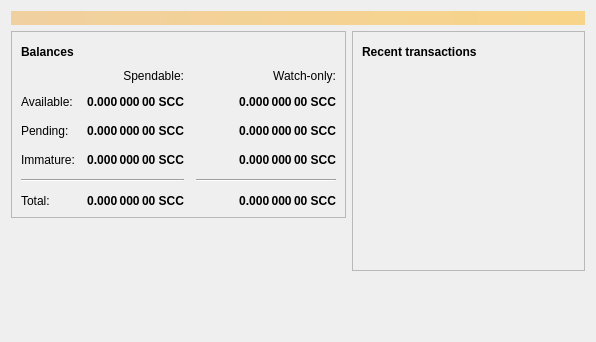
<?xml version="1.0" encoding="UTF-8"?>
<ui version="4.0">
 <class>OverviewPage</class>
 <widget class="QWidget" name="OverviewPage">
  <property name="geometry">
   <rect>
    <x>0</x>
    <y>0</y>
    <width>596</width>
    <height>342</height>
   </rect>
  </property>
  <property name="windowTitle">
   <string>Form</string>
  </property>
  <layout class="QVBoxLayout" name="topLayout">
   <item>
    <widget class="QLabel" name="labelAlerts">
     <property name="visible">
      <bool>false</bool>
     </property>
     <property name="styleSheet">
      <string notr="true">QLabel { background-color: qlineargradient(x1: 0, y1: 0, x2: 1, y2: 0, stop:0 #F0D0A0, stop:1 #F8D488); color:#000000; }</string>
     </property>
     <property name="wordWrap">
      <bool>true</bool>
     </property>
     <property name="margin">
      <number>3</number>
     </property>
     <property name="textInteractionFlags">
      <set>Qt::TextSelectableByMouse</set>
     </property>
    </widget>
   </item>
   <item>
    <layout class="QHBoxLayout" name="horizontalLayout" stretch="1,1">
     <item>
      <layout class="QVBoxLayout" name="verticalLayout_2">
       <item>
        <widget class="QFrame" name="frame">
         <property name="frameShape">
          <enum>QFrame::StyledPanel</enum>
         </property>
         <property name="frameShadow">
          <enum>QFrame::Raised</enum>
         </property>
         <layout class="QVBoxLayout" name="verticalLayout_4">
          <item>
           <layout class="QHBoxLayout" name="horizontalLayout_4">
            <item>
             <widget class="QLabel" name="label_5">
              <property name="font">
               <font>
                <weight>75</weight>
                <bold>true</bold>
               </font>
              </property>
              <property name="text">
               <string>Balances</string>
              </property>
             </widget>
            </item>
            <item>
             <widget class="QPushButton" name="labelWalletStatus">
              <property name="enabled">
               <bool>true</bool>
              </property>
              <property name="maximumSize">
               <size>
                <width>30</width>
                <height>16777215</height>
               </size>
              </property>
              <property name="toolTip">
               <string>The displayed information may be out of date. Your wallet automatically synchronizes with the Scicoin network after a connection is established, but this process has not completed yet.</string>
              </property>
              <property name="text">
               <string/>
              </property>
              <property name="icon">
               <iconset resource="../scicoin.qrc">
                <normaloff>:/icons/warning</normaloff>
                <disabledoff>:/icons/warning</disabledoff>:/icons/warning</iconset>
              </property>
              <property name="iconSize">
               <size>
                <width>24</width>
                <height>24</height>
               </size>
              </property>
              <property name="flat">
               <bool>true</bool>
              </property>
             </widget>
            </item>
            <item>
             <spacer name="horizontalSpacer_3">
              <property name="orientation">
               <enum>Qt::Horizontal</enum>
              </property>
              <property name="sizeHint" stdset="0">
               <size>
                <width>40</width>
                <height>20</height>
               </size>
              </property>
             </spacer>
            </item>
           </layout>
          </item>
          <item>
           <layout class="QGridLayout" name="gridLayout">
            <property name="spacing">
             <number>12</number>
            </property>
            <item row="2" column="2">
             <widget class="QLabel" name="labelWatchPending">
              <property name="font">
               <font>
                <weight>75</weight>
                <bold>true</bold>
               </font>
              </property>
              <property name="cursor">
               <cursorShape>IBeamCursor</cursorShape>
              </property>
              <property name="toolTip">
               <string>Unconfirmed transactions to watch-only addresses</string>
              </property>
              <property name="text">
               <string notr="true">0.000 000 00 SCC</string>
              </property>
              <property name="alignment">
               <set>Qt::AlignRight|Qt::AlignTrailing|Qt::AlignVCenter</set>
              </property>
              <property name="textInteractionFlags">
               <set>Qt::LinksAccessibleByMouse|Qt::TextSelectableByKeyboard|Qt::TextSelectableByMouse</set>
              </property>
             </widget>
            </item>
            <item row="2" column="1">
             <widget class="QLabel" name="labelUnconfirmed">
              <property name="font">
               <font>
                <weight>75</weight>
                <bold>true</bold>
               </font>
              </property>
              <property name="cursor">
               <cursorShape>IBeamCursor</cursorShape>
              </property>
              <property name="toolTip">
               <string>Total of transactions that have yet to be confirmed, and do not yet count toward the spendable balance</string>
              </property>
              <property name="text">
               <string notr="true">0.000 000 00 SCC</string>
              </property>
              <property name="alignment">
               <set>Qt::AlignRight|Qt::AlignTrailing|Qt::AlignVCenter</set>
              </property>
              <property name="textInteractionFlags">
               <set>Qt::LinksAccessibleByMouse|Qt::TextSelectableByKeyboard|Qt::TextSelectableByMouse</set>
              </property>
             </widget>
            </item>
            <item row="3" column="2">
             <widget class="QLabel" name="labelWatchImmature">
              <property name="font">
               <font>
                <weight>75</weight>
                <bold>true</bold>
               </font>
              </property>
              <property name="cursor">
               <cursorShape>IBeamCursor</cursorShape>
              </property>
              <property name="toolTip">
               <string>Mined balance in watch-only addresses that has not yet matured</string>
              </property>
              <property name="text">
               <string notr="true">0.000 000 00 SCC</string>
              </property>
              <property name="alignment">
               <set>Qt::AlignRight|Qt::AlignTrailing|Qt::AlignVCenter</set>
              </property>
              <property name="textInteractionFlags">
               <set>Qt::LinksAccessibleByMouse|Qt::TextSelectableByKeyboard|Qt::TextSelectableByMouse</set>
              </property>
             </widget>
            </item>
            <item row="4" column="0" colspan="2">
             <widget class="Line" name="line">
              <property name="orientation">
               <enum>Qt::Horizontal</enum>
              </property>
             </widget>
            </item>
            <item row="4" column="2">
             <widget class="Line" name="lineWatchBalance">
              <property name="sizePolicy">
               <sizepolicy hsizetype="Preferred" vsizetype="Fixed">
                <horstretch>0</horstretch>
                <verstretch>0</verstretch>
               </sizepolicy>
              </property>
              <property name="minimumSize">
               <size>
                <width>140</width>
                <height>0</height>
               </size>
              </property>
              <property name="orientation">
               <enum>Qt::Horizontal</enum>
              </property>
             </widget>
            </item>
            <item row="5" column="0">
             <widget class="QLabel" name="labelTotalText">
              <property name="text">
               <string>Total:</string>
              </property>
             </widget>
            </item>
            <item row="3" column="1">
             <widget class="QLabel" name="labelImmature">
              <property name="font">
               <font>
                <weight>75</weight>
                <bold>true</bold>
               </font>
              </property>
              <property name="cursor">
               <cursorShape>IBeamCursor</cursorShape>
              </property>
              <property name="toolTip">
               <string>Mined balance that has not yet matured</string>
              </property>
              <property name="text">
               <string notr="true">0.000 000 00 SCC</string>
              </property>
              <property name="alignment">
               <set>Qt::AlignRight|Qt::AlignTrailing|Qt::AlignVCenter</set>
              </property>
              <property name="textInteractionFlags">
               <set>Qt::LinksAccessibleByMouse|Qt::TextSelectableByKeyboard|Qt::TextSelectableByMouse</set>
              </property>
             </widget>
            </item>
            <item row="2" column="3">
             <spacer name="horizontalSpacer_2">
              <property name="orientation">
               <enum>Qt::Horizontal</enum>
              </property>
              <property name="sizeHint" stdset="0">
               <size>
                <width>40</width>
                <height>20</height>
               </size>
              </property>
             </spacer>
            </item>
            <item row="3" column="0">
             <widget class="QLabel" name="labelImmatureText">
              <property name="text">
               <string>Immature:</string>
              </property>
             </widget>
            </item>
            <item row="5" column="1">
             <widget class="QLabel" name="labelTotal">
              <property name="font">
               <font>
                <weight>75</weight>
                <bold>true</bold>
               </font>
              </property>
              <property name="cursor">
               <cursorShape>IBeamCursor</cursorShape>
              </property>
              <property name="toolTip">
               <string>Your current total balance</string>
              </property>
              <property name="text">
               <string notr="true">0.000 000 00 SCC</string>
              </property>
              <property name="alignment">
               <set>Qt::AlignRight|Qt::AlignTrailing|Qt::AlignVCenter</set>
              </property>
              <property name="textInteractionFlags">
               <set>Qt::LinksAccessibleByMouse|Qt::TextSelectableByKeyboard|Qt::TextSelectableByMouse</set>
              </property>
             </widget>
            </item>
            <item row="5" column="2">
             <widget class="QLabel" name="labelWatchTotal">
              <property name="font">
               <font>
                <weight>75</weight>
                <bold>true</bold>
               </font>
              </property>
              <property name="cursor">
               <cursorShape>IBeamCursor</cursorShape>
              </property>
              <property name="toolTip">
               <string>Current total balance in watch-only addresses</string>
              </property>
              <property name="text">
               <string notr="true">0.000 000 00 SCC</string>
              </property>
              <property name="alignment">
               <set>Qt::AlignRight|Qt::AlignTrailing|Qt::AlignVCenter</set>
              </property>
              <property name="textInteractionFlags">
               <set>Qt::LinksAccessibleByMouse|Qt::TextSelectableByKeyboard|Qt::TextSelectableByMouse</set>
              </property>
             </widget>
            </item>
            <item row="0" column="2">
             <widget class="QLabel" name="labelWatchonly">
              <property name="text">
               <string>Watch-only:</string>
              </property>
              <property name="alignment">
               <set>Qt::AlignRight|Qt::AlignTrailing|Qt::AlignVCenter</set>
              </property>
             </widget>
            </item>
            <item row="1" column="0">
             <widget class="QLabel" name="labelBalanceText">
              <property name="text">
               <string>Available:</string>
              </property>
             </widget>
            </item>
            <item row="1" column="1">
             <widget class="QLabel" name="labelBalance">
              <property name="font">
               <font>
                <weight>75</weight>
                <bold>true</bold>
               </font>
              </property>
              <property name="cursor">
               <cursorShape>IBeamCursor</cursorShape>
              </property>
              <property name="toolTip">
               <string>Your current spendable balance</string>
              </property>
              <property name="text">
               <string notr="true">0.000 000 00 SCC</string>
              </property>
              <property name="alignment">
               <set>Qt::AlignRight|Qt::AlignTrailing|Qt::AlignVCenter</set>
              </property>
              <property name="textInteractionFlags">
               <set>Qt::LinksAccessibleByMouse|Qt::TextSelectableByKeyboard|Qt::TextSelectableByMouse</set>
              </property>
             </widget>
            </item>
            <item row="1" column="2">
             <widget class="QLabel" name="labelWatchAvailable">
              <property name="font">
               <font>
                <weight>75</weight>
                <bold>true</bold>
               </font>
              </property>
              <property name="cursor">
               <cursorShape>IBeamCursor</cursorShape>
              </property>
              <property name="toolTip">
               <string>Your current balance in watch-only addresses</string>
              </property>
              <property name="text">
               <string notr="true">0.000 000 00 SCC</string>
              </property>
              <property name="alignment">
               <set>Qt::AlignRight|Qt::AlignTrailing|Qt::AlignVCenter</set>
              </property>
              <property name="textInteractionFlags">
               <set>Qt::LinksAccessibleByMouse|Qt::TextSelectableByKeyboard|Qt::TextSelectableByMouse</set>
              </property>
             </widget>
            </item>
            <item row="2" column="0">
             <widget class="QLabel" name="labelPendingText">
              <property name="text">
               <string>Pending:</string>
              </property>
             </widget>
            </item>
            <item row="0" column="1">
             <widget class="QLabel" name="labelSpendable">
              <property name="text">
               <string>Spendable:</string>
              </property>
              <property name="alignment">
               <set>Qt::AlignRight|Qt::AlignTrailing|Qt::AlignVCenter</set>
              </property>
             </widget>
            </item>
           </layout>
          </item>
         </layout>
        </widget>
       </item>
       <item>
        <spacer name="verticalSpacer">
         <property name="orientation">
          <enum>Qt::Vertical</enum>
         </property>
         <property name="sizeHint" stdset="0">
          <size>
           <width>20</width>
           <height>40</height>
          </size>
         </property>
        </spacer>
       </item>
      </layout>
     </item>
     <item>
      <layout class="QVBoxLayout" name="verticalLayout_3">
       <item>
        <widget class="QFrame" name="frame_2">
         <property name="frameShape">
          <enum>QFrame::StyledPanel</enum>
         </property>
         <property name="frameShadow">
          <enum>QFrame::Raised</enum>
         </property>
         <layout class="QVBoxLayout" name="verticalLayout">
          <item>
           <layout class="QHBoxLayout" name="horizontalLayout_2">
            <item>
             <widget class="QLabel" name="label_4">
              <property name="font">
               <font>
                <weight>75</weight>
                <bold>true</bold>
               </font>
              </property>
              <property name="text">
               <string>Recent transactions</string>
              </property>
             </widget>
            </item>
            <item>
             <widget class="QPushButton" name="labelTransactionsStatus">
              <property name="enabled">
               <bool>true</bool>
              </property>
              <property name="maximumSize">
               <size>
                <width>30</width>
                <height>16777215</height>
               </size>
              </property>
              <property name="toolTip">
               <string>The displayed information may be out of date. Your wallet automatically synchronizes with the Scicoin network after a connection is established, but this process has not completed yet.</string>
              </property>
              <property name="text">
               <string/>
              </property>
              <property name="icon">
               <iconset resource="../scicoin.qrc">
                <normaloff>:/icons/warning</normaloff>
                <disabledoff>:/icons/warning</disabledoff>:/icons/warning</iconset>
              </property>
              <property name="iconSize">
               <size>
                <width>24</width>
                <height>24</height>
               </size>
              </property>
              <property name="flat">
               <bool>true</bool>
              </property>
             </widget>
            </item>
            <item>
             <spacer name="horizontalSpacer">
              <property name="orientation">
               <enum>Qt::Horizontal</enum>
              </property>
              <property name="sizeHint" stdset="0">
               <size>
                <width>40</width>
                <height>20</height>
               </size>
              </property>
             </spacer>
            </item>
           </layout>
          </item>
          <item>
           <widget class="QListView" name="listTransactions">
            <property name="styleSheet">
             <string notr="true">QListView { background: transparent; }</string>
            </property>
            <property name="frameShape">
             <enum>QFrame::NoFrame</enum>
            </property>
            <property name="verticalScrollBarPolicy">
             <enum>Qt::ScrollBarAlwaysOff</enum>
            </property>
            <property name="horizontalScrollBarPolicy">
             <enum>Qt::ScrollBarAlwaysOff</enum>
            </property>
            <property name="selectionMode">
             <enum>QAbstractItemView::NoSelection</enum>
            </property>
           </widget>
          </item>
         </layout>
        </widget>
       </item>
       <item>
        <spacer name="verticalSpacer_2">
         <property name="orientation">
          <enum>Qt::Vertical</enum>
         </property>
         <property name="sizeHint" stdset="0">
          <size>
           <width>20</width>
           <height>40</height>
          </size>
         </property>
        </spacer>
       </item>
      </layout>
     </item>
    </layout>
   </item>
  </layout>
 </widget>
 <resources/>
 <connections/>
</ui>
